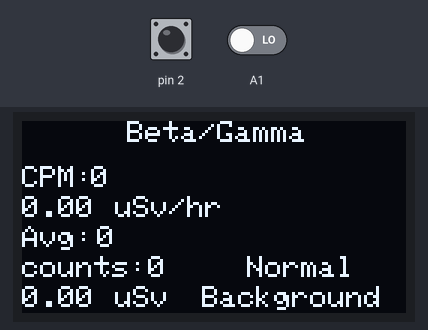
Recording of a sketch running on a simulated Arduino Uno, built with avr-gcc and run on an emulated ATmega328P. On the bench: 128×64 one-colour display. The test bench sets the inputs (shaded band); at power-on: pin 2 HIGH, A1 LOW.

Above: at 15.1 s.

Measured:
- what the display in image 0 shows lasts 14.9 s, from 15.1 s to 30.0 s

The sketch:

Firmware.ino
```cpp
// Include Libraries
#include "Arduino.h"
#include <Wire.h>
#include <SPI.h>
#include <Adafruit_SH1106.h>
#include <Adafruit_GFX.h>

// Pin Definitions
#define OLED_MOSI   9
#define OLED_CLK   10
#define OLED_DC    11
#define OLED_CS    12
#define OLED_RESET 13
#define LOGO16_GLCD_HEIGHT  16
#define LOGO16_GLCD_WIDTH   16

// Global variables and defines
unsigned long currentCount; //variable for GM Tube events
unsigned long previousMillis; //variable for measuring time
unsigned int multiplier;  //variable for calculation CPM in this sketch
unsigned long cpm;        //variable for CPM
unsigned long averageCount;
float microsieverthour = 0;
float total_uSv = 0;
unsigned long cumulativeCount;
long count[61];
int i = 0;
int buttonA1 = 0;
float divider = 151;

// object initialization
#define LOG_PERIOD 15000  //Logging period in milliseconds
#define MAX_PERIOD 60000  //Maximum logging period
#define SH1106_LCDHEIGHT 64
Adafruit_SH1106 oLed128x64(OLED_MOSI, OLED_CLK, OLED_DC, OLED_RESET, OLED_CS);

#define LOGO16_GLCD_HEIGHT  16
#define LOGO16_GLCD_WIDTH   16

void setup() {
  currentCount = 0;
  cpm = 0;
  averageCount = 0;
  multiplier = MAX_PERIOD / LOG_PERIOD;

  oLed128x64.begin(SH1106_SWITCHCAPVCC);
  oLed128x64.clearDisplay();
  oLed128x64.display();

  pinMode(A1, INPUT);
  attachInterrupt(0, tube_impulse, FALLING); //define external interrupts
}
void loop()
{
  buttonA1 = digitalRead(A1);
  if (buttonA1 == HIGH) {
    buttonA1 = digitalRead(A1);
    currentCount = 0;
  }
  else if (buttonA1 == LOW) {

    unsigned long currentMillis = millis();
    if (currentMillis - previousMillis > LOG_PERIOD) {
      previousMillis = currentMillis;
      cpm = currentCount * multiplier;
      microsieverthour = (cpm / divider);
      total_uSv = cumulativeCount/(60 * float(divider));

      count[i] = currentCount;
      i++;
      if (i == 61)
      {
        i = 0;
      }
      averageCount = currentCount - count[i]; // count[i] stores the value from 60 seconds ago
      averageCount = ((averageCount) / (1 - 0.00000333 * float(averageCount))); // accounts for dead time of the geiger tube.


      oLed128x64.setTextSize(1);
      oLed128x64.setTextColor(WHITE);
      oLed128x64.setCursor(35, 0);
      oLed128x64.println(F("Beta/Gamma"));
      oLed128x64.setCursor(0, 15);
      oLed128x64.println(F("CPM: "));
      oLed128x64.setCursor(23, 15);
      oLed128x64.println(cpm);
      oLed128x64.setCursor(0, 25);
      oLed128x64.println(microsieverthour);
      oLed128x64.setCursor(25, 25);
      oLed128x64.println(F(" uSv/hr"));
      oLed128x64.setCursor(0, 35);
      oLed128x64.println(F("Avg: "));
      oLed128x64.setCursor(25, 35);
      oLed128x64.println(averageCount);
      oLed128x64.setCursor(0, 45);
      oLed128x64.println(F("counts: "));
      oLed128x64.setCursor(42, 45);
      oLed128x64.println(cumulativeCount);
      oLed128x64.setCursor(0, 55);
      oLed128x64.println(total_uSv);
      oLed128x64.setCursor(25, 55);
      oLed128x64.println(F(" uSv"));
      oLed128x64.display();

      if (microsieverthour < 900 ) {

        oLed128x64.setCursor(75, 45);
        oLed128x64.println(F("Normal"));
        oLed128x64.setCursor(60, 55);
        oLed128x64.println(F("Background"));
        oLed128x64.display();
      }
      else if ((microsieverthour < 900) && (microsieverthour > 2000)) {

        oLed128x64.setCursor(75, 45);
        oLed128x64.println(F("Elevated"));
        oLed128x64.setCursor(60, 55);
        oLed128x64.println(F("Activity"));
        oLed128x64.display();
      }
      else if (microsieverthour < 2000 ) {

        oLed128x64.setCursor(75, 45);
        oLed128x64.println(F("Very"));
        oLed128x64.setCursor(60, 55);
        oLed128x64.println(F("High"));
        oLed128x64.display();
      }
      oLed128x64.clearDisplay();
      currentCount = 0;
      averageCount = 0;
    }
  }
}

void tube_impulse() {      //subprocedure for capturing events from Geiger Kit
  currentCount++;
  cumulativeCount++;
}
```

Buzzer.cpp
```cpp
#include "Buzzer.h"

Buzzer::Buzzer(const int pin) : Switchable(pin)
{

}
```

Buzzer.h
```cpp
/** \addtogroup Buzzer
 *  @{
 */
#ifndef BUZZER_H
#define BUZZER_H

#include "Switchable.h"

//solenoid driver class:
class Buzzer : public Switchable {
    public:
        Buzzer(const int pin);
};

#endif //BUZZER_H
 /** @}*/
```

Switchable.cpp
```cpp
#include "Switchable.h"
#include <Arduino.h>

Switchable::Switchable(const int pin) : m_pin(pin)
{
    // Set pin as output
    pinMode(m_pin, OUTPUT);
    // Start state if off
	off();
}

//turn on:
void Switchable::on()
{
	digitalWrite(m_pin, 1); //high
	m_state = true;
}

//turn off:
void Switchable::off()
{
	digitalWrite(m_pin, 0); //low
	m_state = false;
}

void Switchable::toggle()
{
	digitalWrite(m_pin, !m_state); //low
	m_state = !m_state;
}

// dim pin
void Switchable::dim(int dimVal)
{
    analogWrite(m_pin, dimVal);
}

bool Switchable::getState()
{
    return m_state;
}

void Switchable::setState(bool state)
{
    digitalWrite(m_pin, state);
    m_state = state;
}
```

Switchable.h
```cpp
#ifndef _SWITCHABLE_H_
#define _SWITCHABLE_H_

//Base class for output that can be switched on/off via single digital pin:
class Switchable
{
	public:

		// Consturcutor accepts pin number for output
	    Switchable(const int pin);

		// Turn pin on
		void on();

	    // Turn pin off
		void off();

		// Toggle pin
		void toggle();

		// dim pin
		void dim(int dimVal);

		// Get current state
		bool getState();

		// Set state with bool variable
		void setState(bool state);

	private:

		const int m_pin; 	//output pin
		bool m_state;		//current state
};

#endif // _SWITCHABLE_H_
 
```

Source omitted: glcdfont.c (data table, 8486 bytes)
